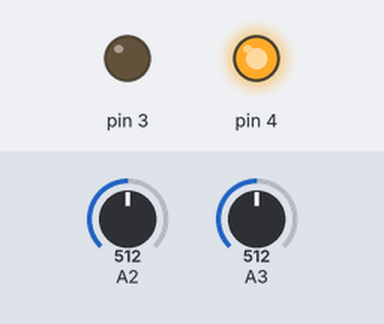
A sketch run on a simulated Arduino Uno, built with avr-gcc and run on an emulated ATmega328P. Parts: output pins drawn as LEDs (lit = HIGH). The inputs (shaded band) are chosen by the test bench; at power-on: A3 = 512, A2 = 512. What the sketch prints to the serial monitor is not drawn.

Above: at 0.8 s.
0.9 s: A3 set to 684
2.4 s: A3 set to 714
At 2.8 s:
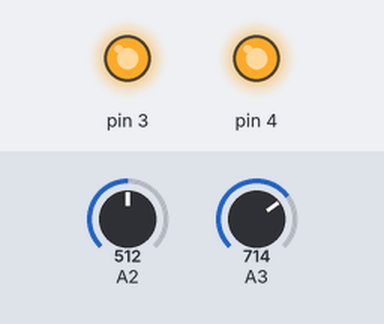
3.9 s: A2 set to 413
5.4 s: A2 set to 386
At 6.3 s:
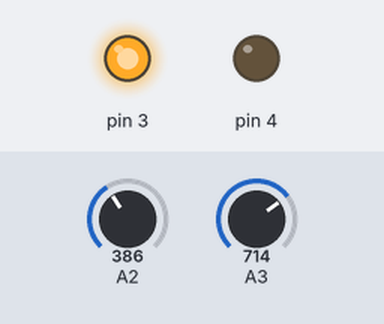
6.9 s: A3 set to 690
At 7.4 s:
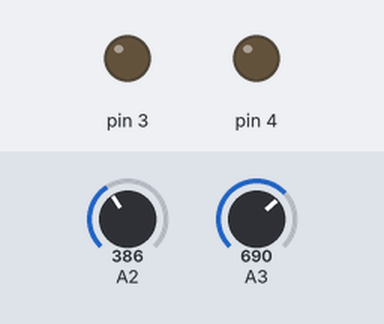
8.4 s: A3 set to 710
At 9.8 s:
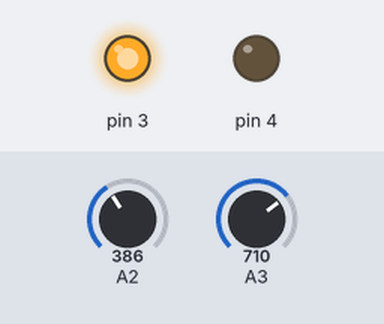
Timing chart, 0 to 10.9 s (numbered marks = the images above; inputs shaded):
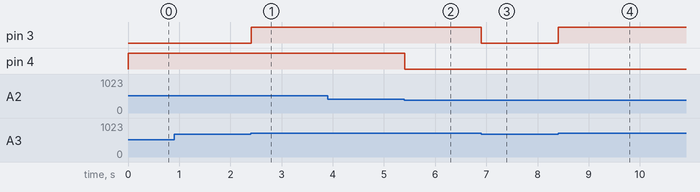

The sketch:

uart.ino
```cpp
#if !defined(_AVR_ATmega328P_)

#endif

#include "Uart.h"

#define _BV(bit) (1 << (bit))
#define bit_is_set(sfr, bit) (_SFR_BYTE(sfr) & _BV(bit))
#define bit_is_clear(sfr, bit) (!(_SFR_BYTE(sfr) & _BV(bit)))
#define loop_until_bit_is_set(sfr, bit) do { } while (bit_is_clear(sfr, bit))
#define loop_until_bit_is_clear(sfr, bit) do { } while (bit_is_set(sfr, bit))


void Uart_Init(void) {

    Uart_SetBaudRate(9600);


    UCSR0B = (1 << TXEN0) | (1 << RXEN0);//enable the transmitter and reciever registors

    /* 8 data bits, 1 stop bit */
    UCSR0C = (1 << UCSZ01) | (1 << UCSZ00);
}

void Uart_SetBaudRate(unsigned short BuadRate)
{
    unsigned short UBBR = ( (F_CPU / 16) /  BuadRate ) - 1;//
    UBRR0L = (UBBR & 0xFF);
    UBRR0H = (( UBBR >> 8 ) & 0xFF);//to use the last two bits in the UBRR high
}


void Uart_SendChar(unsigned char DataByte)//function the holds the value for UCSR0A registor
{
    // Wait until Write buffer is empty
    while ( ! (UCSR0A & ( 1 << UDRE0)) );
    UDR0 = DataByte;
}

unsigned char Uart_ReadData(void) {
    // Wait until data is received
    while ( ! (UCSR0A & ( 1 << RXC0)) );
    return UDR0;
}

void Uart_SendString(const char DataString[]){
    int i;
    for (i=0; DataString[i]; i++)//increment data string by 1
    {
        Uart_SendChar(DataString[i]);//recall send character function
    }
}
```

adc.h
```cpp
#ifndef _ADC_h_
#define _ADC_h_
void Adc_Init(void);
unsigned short Adc_ReadChannel(unsigned char ch);
#endif
```

adc.ino
```cpp
#include <avr/io.h>
#include "adc.h"
#if !defined(AVR_ATmega328P)

void Adc_Init(void)
{
    // AREF = AVcc
    //ADMUX = (1<<REFS0);

    // ADC Enable and prescaler of 128
    // 16000000/128 = 125000

    ADCSRA = (1<<ADEN)|(1<<ADPS2)|(1<<ADPS1)|(1<<ADPS0);
}

unsigned short Adc_ReadChannel(unsigned char ch)
{

  // select the corresponding channel 0~7
  // ANDing with ’7′ will always keep the value
  // of ‘ch’ between 0 and 7
  ch &= 0b00000111;  // AND operation with 7
  ADMUX = (ADMUX & 0xF8)|ch; // clears the bottom 3 bits before ORing

  // start single convertion
  // write ’1′ to ADSC
  ADCSRA |= (1<<ADSC);

  // wait for conversion to complete
  // ADSC becomes ’0′ again
  // till then, run loop continuously
  while(ADCSRA & (1<<ADSC));

  return (ADC);

}
#endif
```

final.ino
```cpp
#include <avr/io.h>
#include <util/delay.h>
#include "DIO.h"
#include "ADC.h"
#include "UART.h"


int main(){
  init();
  int value;//defining variable to hold the value of adc readchannel
  unsigned char buffer[4];//holds 4 values
  while(1)
  {
    LDR();//call function for the LDR
    LED();//call function for the LED
    value = Adc_ReadChannel(3);//making value carry the value of the adc register
   itoa(value,buffer,10);//function to convert number into string
   Uart_SendString(buffer);//calling function from uart file
   Uart_SendString("\n");//function to start from a new line

  }
}

void init(){
    LDR();
    LED();
    Uart_Init();
}

void LDR(void){
  float res;//defining a float value to carry the adc read channel value
  Dio_SetPinDirection('D',4,1);//DDRD, pin4, output
  Dio_SetPinDirection('C',2,0);//DDRC, pin 2, input

  Adc_Init();//intializing adc ports

  res = Adc_ReadChannel(2);//making res carry the adc channel value


  if(res>400){//if function to carry out the process of making the buzzer work while the light intensity is high on the ldr


    Dio_SetPortDirection('D',4,1);//buzzer on

  }
    else
    Dio_SetPortDirection('D',4,0);//buzzer off


}

void LED(void){//function to light up the LED
float volt;
  Dio_SetPinDirection('D',3,1);//DDRD pin 3 output

  Dio_SetPinDirection('C',3,0);//DDRC pin 3 inputs

  Adc_Init();//intializing adc

  volt = Adc_ReadChannel(3);//making volt carry the adc register value


  if(volt>700){//function to make the LED liht up when button is pressed


    Dio_SetPortDirection('D',3,1);//Port D Pin 3 activation when button pressed


  }
    else
    Dio_SetPortDirection('D',3,0);//Port D Pin 3 deactivation when button switched


}
```

uart.h
```cpp
#ifndef __UART__
#define __UART__

void Uart_Init(void);

void Uart_SetBaudRate(unsigned short BuadRate);

void Uart_SendChar(unsigned char DataByte);

unsigned char Uart_IsDataAvailable(void);

unsigned char Uart_ReadData();

void Uart_SendString(unsigned char DataString[], unsigned char Size);

#endif
```

dio.h
```cpp
#ifndef _DIO_h_
#define _DIO_h_
void Dio_SetPinDirection(unsigned char DDRX, unsigned char Pin,unsigned char Direction);
unsigned char Dio_GetPinState(unsigned char Port,unsigned char pin);
void Dio_SetPortDirection(unsigned char PORTX, unsigned char Pin,unsigned char Direction);
#endif
```

dio.ino
```cpp
#include <avr/io.h>

#define SetBit(Reg,Pin) (Reg |= (1<<Pin))//Function that access regsiter and set pin
#define ClearBit(Reg,Pin) (Reg &=~ (1<<Pin))//Function that clear pin in the register
#define ToggleBit(Reg,Pin) (Reg ^= (1<<Pin))//Change the pin the the register if its 0 to 1 or 1 to 0
#define GetBit(Reg,Pin) (Reg&(1<<Pin))//function to get the value on the pin of the register
#include "dio.h"

void Dio_SetPinDirection(unsigned char DDRX, unsigned char Pin,unsigned char Direction){//function takes values for DDR, pin in the DDR, either output or input
  switch (DDRX)//switch cas function
  {

       case 'B'://registor B (DDRB)
    if (Direction == 1)//1==output
    {
      SetBit(DDRB,Pin);//set DDRB and Pin number

    }
    else{
      ClearBit(DDRB,Pin);    //clear Pin and DDRB

    }
    break;
        case 'C':// DDRC
    if (Direction == 1)//output
    {
      SetBit(DDRC,Pin); //set DDRC and Pin number

    }
    else{
      ClearBit(DDRC,Pin);//clear Pin and DDRC

    }
    break;
        case 'D'://DDRD
    if (Direction == 1)//output
    {
      SetBit(DDRD,Pin); //set DDRD and Pin number

    }
    else{
      ClearBit(DDRD,Pin);//clear Pin and DDRD

    }
    break;//once condition ends it'll break out of the IF condition
}
}
unsigned char Dio_GetPinState(unsigned char Port,unsigned char pin){//function to read port and pin value
  int BitValue;
  switch(Port){//swicth case

    case 'B':
    BitValue = GetBit(PORTB,pin);//shows if PORTB is output or input
    break;
    case 'C':
    BitValue = GetBit(PORTC,pin);//shows if PORTC is output or input
    break;
    case 'D':
    BitValue = GetBit(PORTD,pin);//shows if PORTD is output or input
    break;
  }
  return BitValue;
}
void Dio_SetPortDirection(unsigned char PORTX, unsigned char Pin,unsigned char Direction){//function takes values for Port, pin in the Port, either output or input
  switch (PORTX)
  {

       case 'B':
    if (Direction == 1)//Setting port as output
    {
      SetBit(PORTB,Pin);//Setting PortB and pin number as output

    }
    else{
      ClearBit(PORTB,Pin);//Clear PortB and Pin number

    }
    break;
        case 'C':
    if (Direction == 1)
    {
      SetBit(PORTC,Pin); //Setting PortC and pin number as output

    }
    else{
      ClearBit(PORTC,Pin); //Clear PortC and Pin number

    }
    break;
        case 'D':
    if (Direction == 1)
    {
      SetBit(PORTD,Pin);//Setting PortD and pin number as output

    }
    else{
      ClearBit(PORTD,Pin); //Clear PortD and Pin number

    }
    break;
}
}
```

Measured:
- the behaviour switches between 700 and 701 on A3 (found by bisection; images 0 and 1)
- the behaviour switches between 401 and 400 on A2 (found by bisection; images 1 and 2)
- after the input at 2.4 s, pin 3: LOW → HIGH at once
- after the input at 5.4 s, pin 4: HIGH → LOW at once
- after the input at 6.9 s, pin 3: HIGH → LOW at once
- after the input at 8.4 s, pin 3: LOW → HIGH at once
